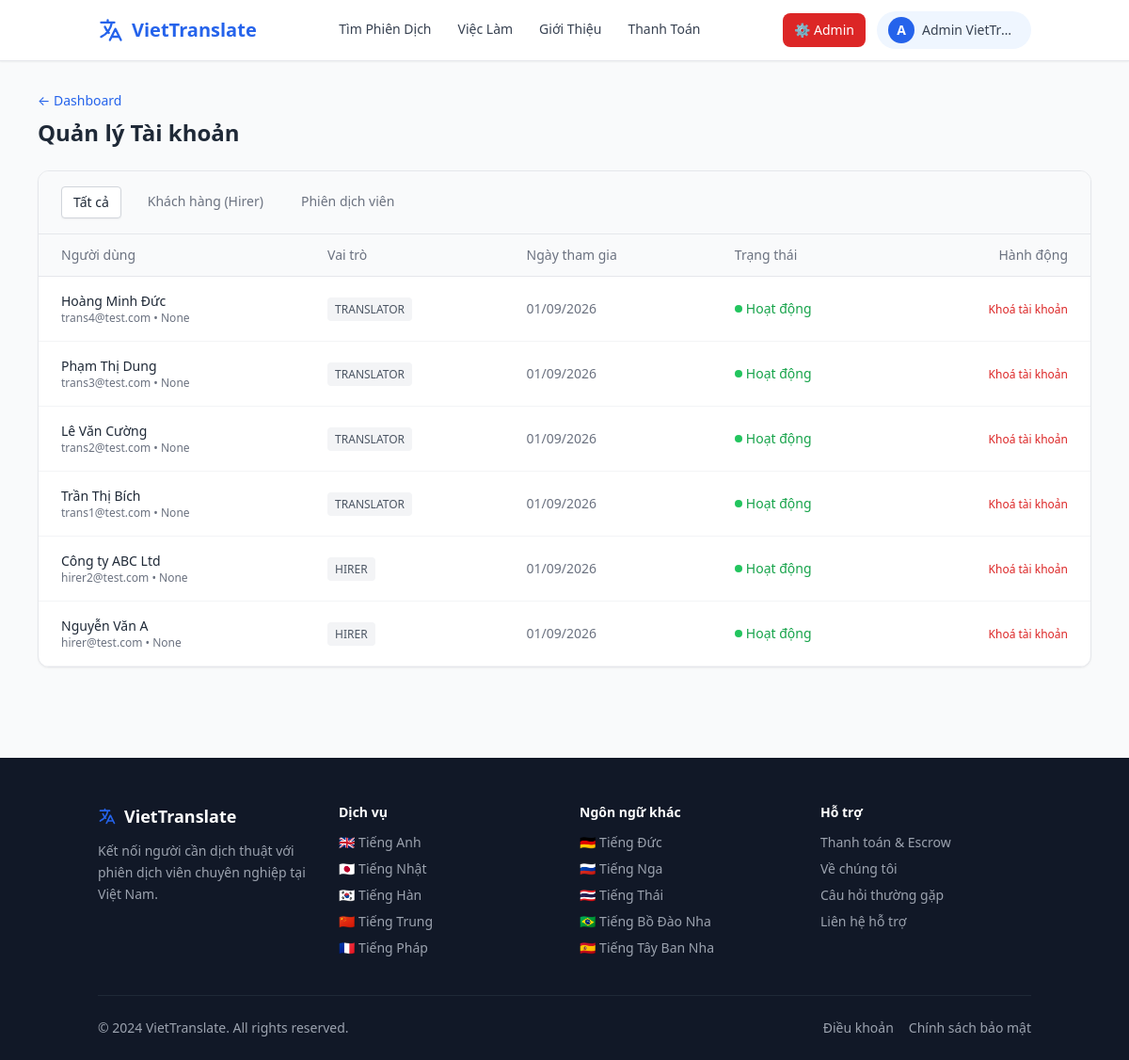
The app's page /admin/users (signed in) with its own data.
### models.py (models this page shows)
class User(db.Model):
    id = db.Column(db.Integer, primary_key=True)
    name = db.Column(db.String(100), nullable=False)
    email = db.Column(db.String(120), unique=True, nullable=False)
    password_hash = db.Column(db.String(256), nullable=False)
    phone = db.Column(db.String(20))
    role = db.Column(db.String(20), nullable=False)  # 'hirer', 'translator', 'admin'
    is_admin = db.Column(db.Boolean, default=False)
    is_active = db.Column(db.Boolean, default=True)
    created_at = db.Column(db.DateTime, default=datetime.utcnow)
    profile = db.relationship('TranslatorProfile', backref='user', uselist=False)
    jobs_posted = db.relationship('Job', backref='hirer', lazy=True)
    proposals = db.relationship('Proposal', backref='translator', lazy=True)
    messages_sent = db.relationship('Message', foreign_keys='Message.sender_id', backref='sender', lazy=True)
    direct_messages_sent = db.relationship('DirectMessage', foreign_keys='DirectMessage.sender_id', backref='sender', lazy=True)

### app.py (the view)
@app.route('/admin/users')
@admin_required
def admin_users():
    role_filter = request.args.get('role', 'all')
    query = User.query.filter_by(is_admin=False)
    if role_filter == 'hirer':
        query = query.filter_by(role='hirer')
    elif role_filter == 'translator':
        query = query.filter_by(role='translator')
    users = query.order_by(User.created_at.desc()).all()
    return render_template('admin_users.html', users=users, role_filter=role_filter)

### app.py (called while the page is built)
def admin_required(f):
    @wraps(f)
    def decorated(*args, **kwargs):
        if 'user_id' not in session:
            return redirect(url_for('login'))
        user = User.query.get(session['user_id'])
        if not user or not user.is_admin:
            flash('Bạn không có quyền truy cập trang này.', 'error')
            return redirect(url_for('index'))
        return f(*args, **kwargs)
    return decorated

@app.context_processor
def inject_globals():
    user = None
    if 'user_id' in session:
        user = User.query.get(session['user_id'])
    return dict(current_user=user, LANGUAGES=LANGUAGES)

### templates/admin_users.html
{% extends "base.html" %}
{% block content %}
<div class="bg-gray-50 flex-grow py-8">
    <div class="container mx-auto px-4 max-w-6xl">
        <div class="mb-6">
            <a href="{{ url_for('admin_dashboard') }}" class="text-sm text-blue-600 hover:underline flex items-center gap-1 mb-2">&larr; Dashboard</a>
            <h1 class="text-2xl font-bold text-gray-800">Quản lý Tài khoản</h1>
        </div>
        <div class="bg-white rounded-xl shadow-sm border border-gray-200 overflow-hidden">
            <div class="bg-gray-50 border-b border-gray-200 px-6 py-4 flex gap-4">
                <a href="?role=all" class="px-3 py-1.5 rounded text-sm font-medium {% if role_filter == 'all' %}bg-white border border-gray-300 shadow-sm text-gray-800{% else %}text-gray-500 hover:text-gray-800{% endif %}">Tất cả</a>
                <a href="?role=hirer" class="px-3 py-1.5 rounded text-sm font-medium {% if role_filter == 'hirer' %}bg-white border border-gray-300 shadow-sm text-gray-800{% else %}text-gray-500 hover:text-gray-800{% endif %}">Khách hàng (Hirer)</a>
                <a href="?role=translator" class="px-3 py-1.5 rounded text-sm font-medium {% if role_filter == 'translator' %}bg-white border border-gray-300 shadow-sm text-gray-800{% else %}text-gray-500 hover:text-gray-800{% endif %}">Phiên dịch viên</a>
            </div>
            <div class="overflow-x-auto">
                <table class="w-full text-left border-collapse">
                    <thead>
                        <tr class="bg-gray-50 border-b border-gray-200 text-sm text-gray-500">
                            <th class="px-6 py-3 font-medium">Người dùng</th>
                            <th class="px-6 py-3 font-medium">Vai trò</th>
                            <th class="px-6 py-3 font-medium">Ngày tham gia</th>
                            <th class="px-6 py-3 font-medium">Trạng thái</th>
                            <th class="px-6 py-3 font-medium text-right">Hành động</th>
                        </tr>
                    </thead>
                    <tbody class="text-sm">
                        {% for user in users %}
                        <tr class="border-b border-gray-100 hover:bg-gray-50 {% if not user.is_active %}bg-red-50/30{% endif %}">
                            <td class="px-6 py-4">
                                <div class="font-medium text-gray-800">{{ user.name }}</div>
                                <div class="text-xs text-gray-500">{{ user.email }} • {{ user.phone }}</div>
                            </td>
                            <td class="px-6 py-4">
                                <span class="px-2 py-1 bg-gray-100 text-gray-600 rounded text-xs font-medium uppercase">{{ user.role }}</span>
                            </td>
                            <td class="px-6 py-4 text-gray-500">{{ user.created_at.strftime('%d/%m/%Y') }}</td>
                            <td class="px-6 py-4">
                                {% if user.is_active %}
                                <span class="text-green-600 font-medium flex items-center gap-1"><span class="w-2 h-2 rounded-full bg-green-500"></span>Hoạt động</span>
                                {% else %}
                                <span class="text-red-600 font-medium flex items-center gap-1"><span class="w-2 h-2 rounded-full bg-red-500"></span>Bị khoá</span>
                                {% endif %}
                            </td>
                            <td class="px-6 py-4 text-right">
                                <form method="POST" action="{{ url_for('admin_toggle_user', user_id=user.id) }}" class="inline">
                                    {% if user.is_active %}
                                    <button type="submit" class="text-red-600 hover:underline text-xs" onclick="return confirm('Khoá tài khoản này không cho phép đăng nhập?');">Khoá tài khoản</button>
                                    {% else %}
                                    <button type="submit" class="text-green-600 hover:underline text-xs">Mở khoá</button>
                                    {% endif %}
                                </form>
                            </td>
                        </tr>
                        {% else %}
                        <tr>
                            <td colspan="5" class="px-6 py-8 text-center text-gray-500">Không có dữ liệu người dùng.</td>
                        </tr>
                        {% endfor %}
                    </tbody>
                </table>
            </div>
        </div>
    </div>
</div>
{% endblock %}

### templates/base.html (shortened to what this page needs)
<!DOCTYPE html>
<html lang="vi">
<head>
    <script src="https://cdn.tailwindcss.com"></script>
</head>
<body class="bg-gray-50 flex flex-col min-h-screen text-gray-800">
<header class="sticky top-0 z-50 bg-white/95 backdrop-blur border-b border-gray-200 shadow-sm">
    <div class="container mx-auto px-4 py-3">
        <div class="flex justify-between items-center">
            <a href="{{ url_for('index') }}" class="flex items-center gap-2 text-xl font-bold text-primary">
                <svg class="w-7 h-7" fill="none" stroke="currentColor" viewBox="0 0 24 24">
                    <path stroke-linecap="round" stroke-linejoin="round" stroke-width="2" d="M3 5h12M9 3v2m1.048 9.5A18.022 18.022 0 016.412 9m6.088 9h7M11 21l5-10 5 10M12.751 5C11.783 10.77 8.07 15.61 3 18.129"/>
                </svg>
                VietTranslate
            </a>
            <nav class="hidden md:flex items-center gap-7 font-medium text-sm text-gray-700">
                <a href="{{ url_for('translator_list') }}" class="nav-link hover:text-primary">Tìm Phiên Dịch</a>
                <a href="{{ url_for('job_list') }}" class="nav-link hover:text-primary">Việc Làm</a>
                <a href="{{ url_for('about') }}" class="nav-link hover:text-primary">Giới Thiệu</a>
                <a href="{{ url_for('payment_info') }}" class="nav-link hover:text-primary">Thanh Toán</a>
            </nav>
            <div class="flex items-center gap-3">
                {% if current_user %}
                    {% if current_user.is_admin %}
                    <a href="{{ url_for('admin_dashboard') }}" class="hidden md:inline-flex items-center gap-1 bg-red-600 text-white text-sm font-medium px-3 py-2 rounded-lg hover:bg-red-700 transition">
                        ⚙️ Admin
                    </a>
                    {% endif %}
                    <div class="relative group">
                        <button class="flex items-center gap-2 bg-blue-50 hover:bg-blue-100 transition rounded-full pl-3 pr-4 py-1.5">
                            <div class="w-7 h-7 rounded-full bg-primary flex items-center justify-center text-white text-sm font-bold">
                                {{ current_user.name[0] | upper }}
                            </div>
                            <span class="hidden md:block text-sm font-medium text-gray-700 max-w-[100px] truncate">{{ current_user.name }}</span>
                        </button>
                    </div>
                {% else %}
                    <a href="{{ url_for('login') }}" class="text-sm font-medium text-gray-700 hover:text-primary">Đăng Nhập</a>
                    <a href="{{ url_for('register') }}" class="bg-primary text-white text-sm font-medium px-4 py-2 rounded-lg hover:bg-blue-700 transition">Đăng Ký</a>
                {% endif %}
            </div>
        </div>
    </div>
</header>
<main class="flex-grow">{% block content %}{% endblock %}</main>
<footer class="bg-gray-900 text-gray-400 pt-12 pb-6 mt-16">
    <div class="container mx-auto px-4">
        <div class="grid grid-cols-2 md:grid-cols-4 gap-8 mb-10">
            <div class="col-span-2 md:col-span-1">
                <div class="text-white font-bold text-lg mb-3 flex items-center gap-2">
                    <svg class="w-5 h-5 text-primary" fill="none" stroke="currentColor" viewBox="0 0 24 24">
                        <path stroke-linecap="round" stroke-linejoin="round" stroke-width="2" d="M3 5h12M9 3v2m1.048 9.5A18.022 18.022 0 016.412 9m6.088 9h7M11 21l5-10 5 10M12.751 5C11.783 10.77 8.07 15.61 3 18.129"/>
                    </svg>
                    VietTranslate
                </div>
                <p class="text-sm leading-relaxed">Kết nối người cần dịch thuật với phiên dịch viên chuyên nghiệp tại Việt Nam.</p>
            </div>
            <div>
                <h4 class="text-white font-semibold mb-3 text-sm">Dịch vụ</h4>
                <ul class="space-y-2 text-sm">
                    {% set lang_slugs = {
                        'Tiếng Anh': 'english',
                        'Tiếng Nhật': 'japanese',
                        'Tiếng Hàn': 'korean',
                        'Tiếng Trung': 'chinese',
                        'Tiếng Pháp': 'french',
                        'Tiếng Đức': 'german',
                        'Tiếng Nga': 'russian',
                        'Tiếng Thái': 'thai',
                        'Tiếng Bồ Đào Nha': 'portuguese',
                        'Tiếng Tây Ban Nha': 'spanish'
                    } %}
                    {% for lang, flag, cert in LANGUAGES[:5] %}
                    <li><a href="{{ url_for('translator_language', lang_slug=lang_slugs.get(lang, 'english')) }}" class="hover:text-white transition">{{ flag }} {{ lang }}</a></li>
                    {% endfor %}
                </ul>
            </div>
            <div>
                <h4 class="text-white font-semibold mb-3 text-sm">Ngôn ngữ khác</h4>
                <ul class="space-y-2 text-sm">
                    {% for lang, flag, cert in LANGUAGES[5:] %}
                    <li><a href="{{ url_for('translator_language', lang_slug=lang_slugs.get(lang, 'english')) }}" class="hover:text-white transition">{{ flag }} {{ lang }}</a></li>
                    {% endfor %}
                </ul>
            </div>
            <div>
                <h4 class="text-white font-semibold mb-3 text-sm">Hỗ trợ</h4>
                <ul class="space-y-2 text-sm">
                    <li><a href="{{ url_for('payment_info') }}" class="hover:text-white transition">Thanh toán & Escrow</a></li>
                    <li><a href="{{ url_for('about') }}" class="hover:text-white transition">Về chúng tôi</a></li>
                    <li><a href="#" class="hover:text-white transition">Câu hỏi thường gặp</a></li>
                    <li><a href="mailto:support@viettranslate.vn" class="hover:text-white transition">Liên hệ hỗ trợ</a></li>
                </ul>
            </div>
        </div>
        <div class="border-t border-gray-800 pt-6 flex flex-col md:flex-row justify-between items-center gap-3 text-sm">
            <p>&copy; 2024 VietTranslate. All rights reserved.</p>
            <div class="flex gap-4">
                <a href="#" class="hover:text-white">Điều khoản</a>
                <a href="#" class="hover:text-white">Chính sách bảo mật</a>
            </div>
        </div>
    </div>
</footer>
</body>
</html>

### templates/base.html (style rules this page uses)
body { font-family:'Segoe UI',system-ui,-apple-system,sans-serif }
.nav-link { position:relative;padding-bottom:2px }
.nav-link::after { content:'';position:absolute;bottom:0;left:0;width:0;height:2px;background:#2563eb;transition:width .2s }

### records on screen
User: name "A", name "Admin VietTr…"
User: name "Hoàng Minh Đức", email "trans4@test.com", phone "None", role "TRANSLATOR", created_at "01/09/2026", is_active True (drawn)
User: name "Phạm Thị Dung", email "trans3@test.com", phone "None", role "TRANSLATOR", created_at "01/09/2026", is_active True (drawn)
User: name "Lê Văn Cường", email "trans2@test.com", phone "None", role "TRANSLATOR", created_at "01/09/2026", is_active True (drawn)
User: name "Trần Thị Bích", email "trans1@test.com", phone "None", role "TRANSLATOR", created_at "01/09/2026", is_active True (drawn)
User: name "Công ty ABC Ltd", email "hirer2@test.com", phone "None", role "HIRER", created_at "01/09/2026", is_active True (drawn)
User: name "Nguyễn Văn A", email "hirer@test.com", phone "None", role "HIRER", created_at "01/09/2026", is_active True (drawn)

### other values on screen
{{ flag }} "🇬🇧" "🇯🇵" "🇰🇷" "🇨🇳" "🇫🇷"
{{ lang }} "Tiếng Anh" "Tiếng Nhật" "Tiếng Hàn" "Tiếng Trung" "Tiếng Pháp"
{{ flag }} "🇩🇪" "🇷🇺" "🇹🇭" "🇧🇷" "🇪🇸"
{{ lang }} "Tiếng Đức" "Tiếng Nga" "Tiếng Thái" "Tiếng Bồ Đào Nha" "Tiếng Tây Ban Nha"
